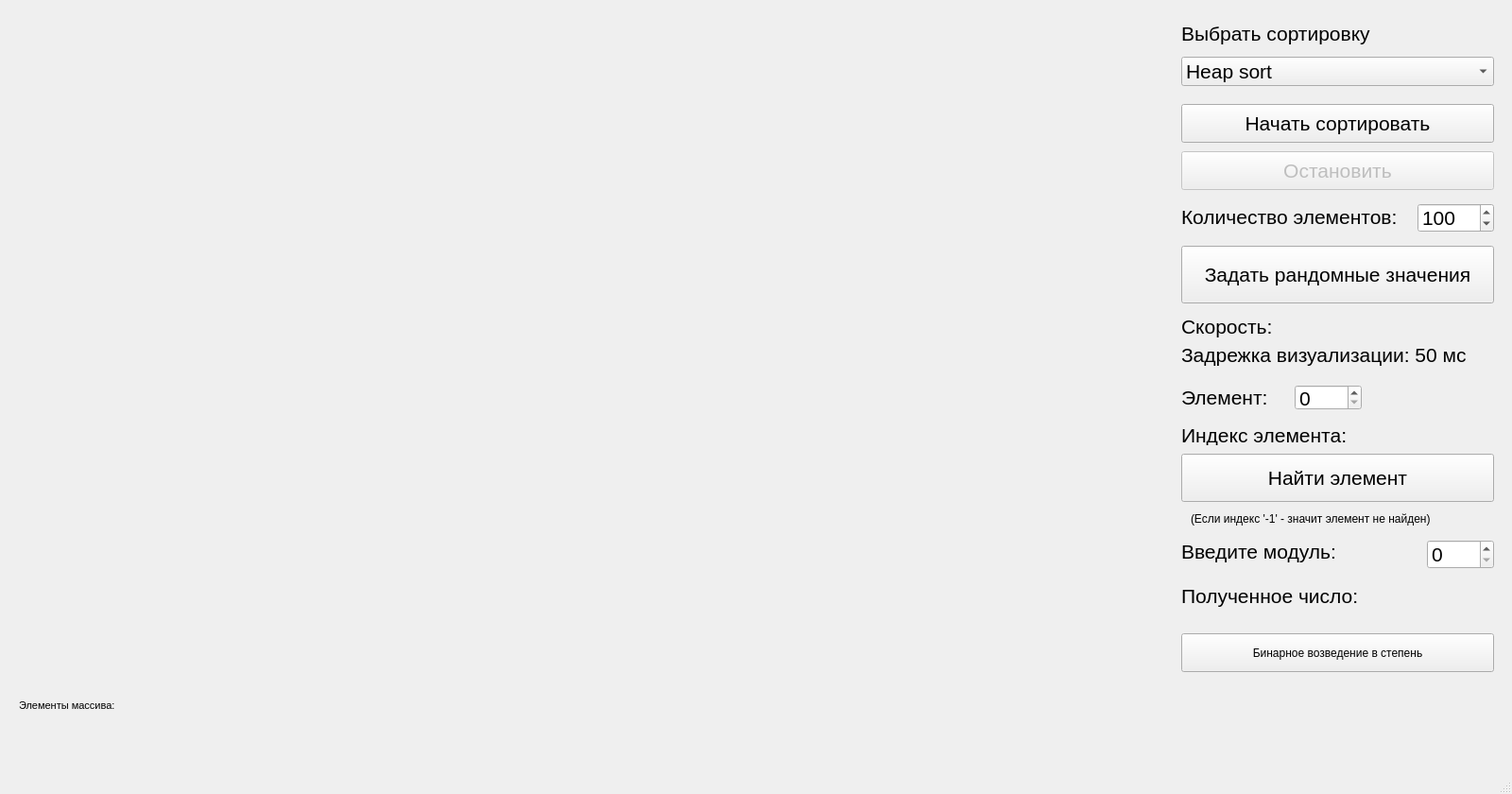
<?xml version="1.0" encoding="UTF-8"?>
<ui version="4.0">
 <class>MainWindow</class>
 <widget class="QMainWindow" name="MainWindow">
  <property name="geometry">
   <rect>
    <x>0</x>
    <y>0</y>
    <width>1600</width>
    <height>840</height>
   </rect>
  </property>
  <property name="windowTitle">
   <string>MainWindow</string>
  </property>
  <widget class="QWidget" name="centralwidget">
   <widget class="QWidget" name="widget" native="true">
    <property name="geometry">
     <rect>
      <x>20</x>
      <y>20</y>
      <width>1200</width>
      <height>700</height>
     </rect>
    </property>
   </widget>
   <widget class="QPushButton" name="pushButton">
    <property name="geometry">
     <rect>
      <x>1250</x>
      <y>110</y>
      <width>331</width>
      <height>41</height>
     </rect>
    </property>
    <property name="font">
     <font>
      <pointsize>16</pointsize>
     </font>
    </property>
    <property name="text">
     <string>Начать сортировать</string>
    </property>
   </widget>
   <widget class="QPushButton" name="pushButton_2">
    <property name="enabled">
     <bool>false</bool>
    </property>
    <property name="geometry">
     <rect>
      <x>1250</x>
      <y>160</y>
      <width>331</width>
      <height>41</height>
     </rect>
    </property>
    <property name="font">
     <font>
      <pointsize>16</pointsize>
     </font>
    </property>
    <property name="text">
     <string>Остановить</string>
    </property>
   </widget>
   <widget class="QPushButton" name="pushButton_3">
    <property name="geometry">
     <rect>
      <x>1250</x>
      <y>260</y>
      <width>331</width>
      <height>61</height>
     </rect>
    </property>
    <property name="font">
     <font>
      <pointsize>16</pointsize>
     </font>
    </property>
    <property name="text">
     <string>Задать рандомные значения</string>
    </property>
   </widget>
   <widget class="QLabel" name="label">
    <property name="geometry">
     <rect>
      <x>1250</x>
      <y>220</y>
      <width>251</width>
      <height>18</height>
     </rect>
    </property>
    <property name="font">
     <font>
      <pointsize>16</pointsize>
     </font>
    </property>
    <property name="text">
     <string>Количество элементов:</string>
    </property>
   </widget>
   <widget class="QSpinBox" name="spinBox">
    <property name="geometry">
     <rect>
      <x>1500</x>
      <y>215</y>
      <width>81</width>
      <height>31</height>
     </rect>
    </property>
    <property name="font">
     <font>
      <pointsize>16</pointsize>
     </font>
    </property>
    <property name="maximum">
     <number>1000</number>
    </property>
    <property name="value">
     <number>100</number>
    </property>
   </widget>
   <widget class="QComboBox" name="comboBox">
    <property name="geometry">
     <rect>
      <x>1250</x>
      <y>60</y>
      <width>331</width>
      <height>31</height>
     </rect>
    </property>
    <property name="font">
     <font>
      <pointsize>16</pointsize>
     </font>
    </property>
    <item>
     <property name="text">
      <string>Heap sort</string>
     </property>
    </item>
    <item>
     <property name="text">
      <string>Quick sort</string>
     </property>
    </item>
    <item>
     <property name="text">
      <string>Merge sort</string>
     </property>
    </item>
    <item>
     <property name="text">
      <string>Interpolation sort</string>
     </property>
    </item>
   </widget>
   <widget class="QLabel" name="label_2">
    <property name="geometry">
     <rect>
      <x>1250</x>
      <y>20</y>
      <width>211</width>
      <height>31</height>
     </rect>
    </property>
    <property name="font">
     <font>
      <pointsize>16</pointsize>
     </font>
    </property>
    <property name="text">
     <string>Выбрать сортировку</string>
    </property>
   </widget>
   <widget class="QLabel" name="time">
    <property name="geometry">
     <rect>
      <x>1250</x>
      <y>320</y>
      <width>351</width>
      <height>51</height>
     </rect>
    </property>
    <property name="font">
     <font>
      <pointsize>16</pointsize>
     </font>
    </property>
    <property name="text">
     <string>Скорость:</string>
    </property>
   </widget>
   <widget class="QLabel" name="label_3">
    <property name="geometry">
     <rect>
      <x>1250</x>
      <y>360</y>
      <width>321</width>
      <height>31</height>
     </rect>
    </property>
    <property name="font">
     <font>
      <pointsize>16</pointsize>
     </font>
    </property>
    <property name="text">
     <string>Задрежка визуализации: 50 мс</string>
    </property>
   </widget>
   <widget class="QLabel" name="arrayElements">
    <property name="geometry">
     <rect>
      <x>20</x>
      <y>740</y>
      <width>1551</width>
      <height>71</height>
     </rect>
    </property>
    <property name="font">
     <font>
      <pointsize>8</pointsize>
     </font>
    </property>
    <property name="text">
     <string>Элементы массива:</string>
    </property>
    <property name="alignment">
     <set>Qt::AlignLeading|Qt::AlignLeft|Qt::AlignTop</set>
    </property>
   </widget>
   <widget class="QLabel" name="label_4">
    <property name="geometry">
     <rect>
      <x>1250</x>
      <y>410</y>
      <width>91</width>
      <height>21</height>
     </rect>
    </property>
    <property name="font">
     <font>
      <pointsize>16</pointsize>
     </font>
    </property>
    <property name="text">
     <string>Элемент:</string>
    </property>
   </widget>
   <widget class="QSpinBox" name="spinBox_2">
    <property name="geometry">
     <rect>
      <x>1370</x>
      <y>407</y>
      <width>71</width>
      <height>27</height>
     </rect>
    </property>
    <property name="font">
     <font>
      <pointsize>16</pointsize>
     </font>
    </property>
    <property name="maximum">
     <number>1000</number>
    </property>
   </widget>
   <widget class="QLabel" name="index">
    <property name="geometry">
     <rect>
      <x>1250</x>
      <y>450</y>
      <width>291</width>
      <height>21</height>
     </rect>
    </property>
    <property name="font">
     <font>
      <pointsize>16</pointsize>
     </font>
    </property>
    <property name="text">
     <string>Индекс элемента:</string>
    </property>
   </widget>
   <widget class="QPushButton" name="pushButton_4">
    <property name="geometry">
     <rect>
      <x>1250</x>
      <y>480</y>
      <width>331</width>
      <height>51</height>
     </rect>
    </property>
    <property name="font">
     <font>
      <pointsize>16</pointsize>
     </font>
    </property>
    <property name="text">
     <string>Найти элемент</string>
    </property>
   </widget>
   <widget class="QLabel" name="label_5">
    <property name="geometry">
     <rect>
      <x>1260</x>
      <y>540</y>
      <width>321</width>
      <height>18</height>
     </rect>
    </property>
    <property name="text">
     <string>(Если индекс '-1' - значит элемент не найден)</string>
    </property>
   </widget>
   <widget class="QPushButton" name="pushButton_5">
    <property name="geometry">
     <rect>
      <x>1250</x>
      <y>670</y>
      <width>331</width>
      <height>41</height>
     </rect>
    </property>
    <property name="text">
     <string>Бинарное возведение в степень</string>
    </property>
   </widget>
   <widget class="QSpinBox" name="spinBox_3">
    <property name="geometry">
     <rect>
      <x>1510</x>
      <y>571</y>
      <width>71</width>
      <height>31</height>
     </rect>
    </property>
    <property name="font">
     <font>
      <pointsize>16</pointsize>
     </font>
    </property>
   </widget>
   <widget class="QLabel" name="label_6">
    <property name="geometry">
     <rect>
      <x>1250</x>
      <y>568</y>
      <width>191</width>
      <height>31</height>
     </rect>
    </property>
    <property name="font">
     <font>
      <pointsize>16</pointsize>
     </font>
    </property>
    <property name="text">
     <string>Введите модуль:</string>
    </property>
   </widget>
   <widget class="QLabel" name="bpow">
    <property name="geometry">
     <rect>
      <x>1250</x>
      <y>610</y>
      <width>321</width>
      <height>41</height>
     </rect>
    </property>
    <property name="font">
     <font>
      <pointsize>16</pointsize>
     </font>
    </property>
    <property name="text">
     <string>Полученное число:</string>
    </property>
   </widget>
  </widget>
  <widget class="QMenuBar" name="menubar">
   <property name="geometry">
    <rect>
     <x>0</x>
     <y>0</y>
     <width>1600</width>
     <height>23</height>
    </rect>
   </property>
  </widget>
  <widget class="QStatusBar" name="statusbar"/>
 </widget>
 <resources/>
 <connections/>
</ui>
